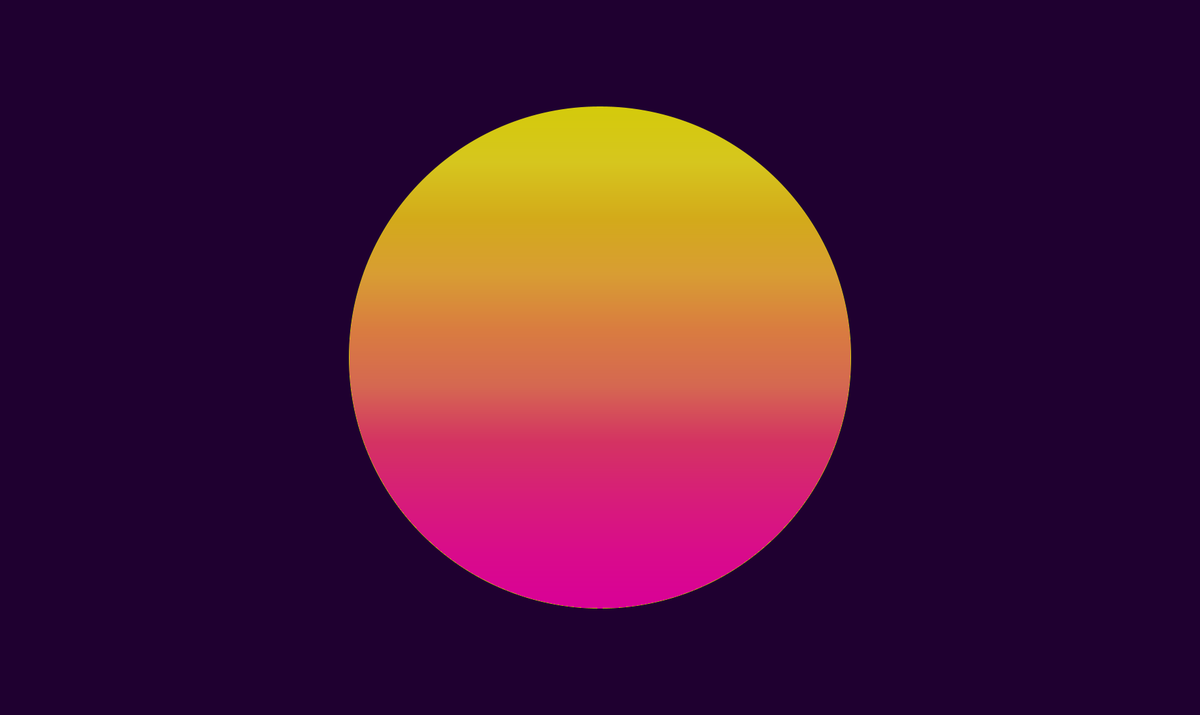
Frame 1 (no input)
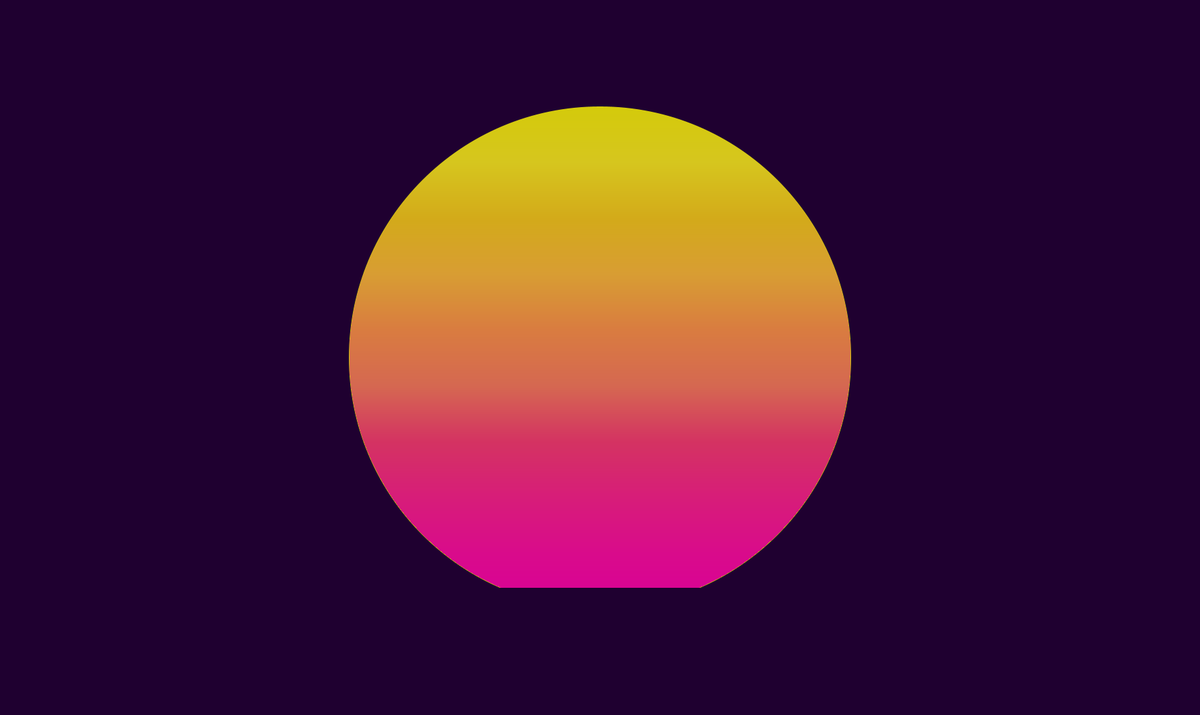
Frame 60 (the mouse pressed at the canvas centre just before this capture)
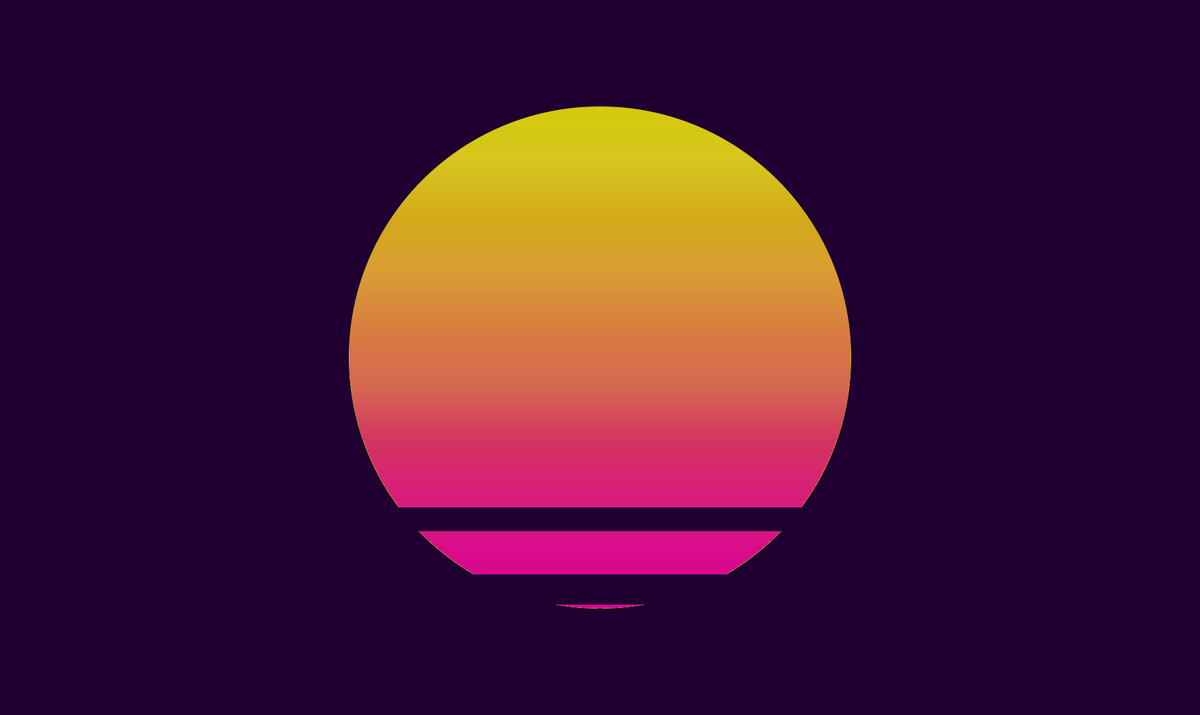
Frame 120 (the mouse held since frame 60 and released just before this capture)

The Processing sketch that drew these frames (run headless with seeded random() and noise(); from frame 60 on, the mouse is pressed at the canvas centre):

// Processing sketch: RetroSun
// ── RetroSun.pde
float y;
float h; 
float x; 
float w; 
Rectangle rect1;
Rectangle rect2;
Rectangle rect3;
Rectangle rect4;
Rectangle rect5;
ArrayList<Rectangle> rects = new ArrayList<Rectangle>();
color bgColor = color(31, 0, 48);

// RGB colors
color[] sunColors = {
  color(212, 202, 11), 
  color(214, 198, 30), 
  color(211, 170, 26), 
  color(216, 157, 51), 
  color(217, 124, 64), 
  color(213, 104, 81), 
  color(212, 51, 98), 
  color(215, 29, 121), 
  color(217, 11, 139), 
  color(217, 0, 151)
};

void setup() {
  // 1. Set the size of your sketch
size(1792,1068); 
y = width / 2;  
h = 50;
x = width/2 - 750/2;  
w = 2 * 750/2;
rect1 = new Rectangle(x, y+100, w, h); 
rect2 = new Rectangle(x, y+200, w, h);
rect3 = new Rectangle(x, y+300, w, h);
rect4 = new Rectangle(x, y+400, w, h);
rect5 = new Rectangle(x, y+500, w, h);
rects.add(rect1);
rects.add(rect2);
rects.add(rect3);
rects.add(rect4);
rects.add(rect5);
}


void draw() {
  // 2. Draw the bgColor background color
background(bgColor);
  /*
   * PART 1: Drawing the sun
   */
fill(sunColors[0]);
noStroke();
ellipse(width/2, height/2, 750, 750);  
  // Draw an ellipse for the sun in the center of the window
  // Use fill(sunColors[0]) to make it yellow
  // Use noStroke() to remove the black outline

  // Do you see a yellow sun like in the 1st image?
  // If not, fix your code before proceeding.




  /*
   * PART 2: Drawing a color gradient on the sun
   *
   * This will make the sun have gradually different colors from the 
   * top to bottom
   */

  // Call the loadPixels() method to put all the pixel colors into
  // the pixels[] array
  // https://processing.org/reference/loadPixels_.html
loadPixels();
  // Loop through all the pixels in your window.
  // By default, a pixel is a 1x1 colored square, so if the window width is 600 
  // and the height is 400 (600x400), then there are 600 * 400 = 240,000 pixels 
for (int i = 0; i < pixels.length; i++) {
  if(pixels[i] == sunColors[0])  {
  int y = i / width;
  float step = map(y, height/2-375, height/2+375, 0, 1);
  pixels[i] = interpolateColor(sunColors, step);
}
}
updatePixels();

    // We want to change the color of our sun so use an if statement
    // to check if the pixel is the color of the yellow circle. 

      // If it's the same color we need to map the pixel to a
      // color in our sunColors[] array (see 2nd gradient image)

      // The top of the sun is yellow (sunColors[0]) and the bottom
      // of the sun is red (sunColors[sunColors.length - 1]

      // In order to get the right color, the y value from the top of
      // the sun to the bottom has to be mapped to a range from 0 to 1.
      // Use the map() function to do that:
      // int y = i / width;
      // float step = map(y, sunTopY, sunBottomY, 0, 1);

      // Call interpolateColor(sunColors, step) and save the color
      // variable that's returned

      // Set pixels[i] to the returned color 


  // Call updatePixels() after your loop through all the pixels to
  // update the pixel colors
  // https://processing.org/reference/updatePixels_.html

  /*
   * PART 3: Drawing the missing sections at the bottom of the sun
   *
   * The missing parts of the sun are created by drawing rectangles
   * over the sun with the same color as the background.
   */

  // Set the fill color to the background color

  // To draw each rectangle we need to find its x, y, width, height
  // *The y position can be any value within the sun:
  //   float y = width / 2;
  // *The height can be any value you choose:
  //   float h = 40;
  // *The x position can be the center of the sun's x position minus the radius:
  //   float x = sunCenterX - sunRadius
  // * The width can be 2 times the radius
  //   float w = 2 * sunRadius

  // Do you see a section missing from the sun like in the 3rd image?
for (int i = 0; i < rects.size(); i++){
rects.get(i).draw();  
rects.get(i).update();
}

/*
   * PART 4: Moving the missing sun sections
   *
   * To move a section upwards each rectangle's y value needs to decrease.
   * To make the section get smaller, its height needs to also decrease.
   */

  // Decrease the y variable of the rectangular section created in PART 3.
  // If there isn't a variable, declare a float variable OUTSIDE of the
  // draw function AND initialize it in the setup() function.

  // Do you see the rectangle moving upwards?

  // Pick a y positon to be the location when the sections stop moving up.
  // If the rectangle's y positon is above this, move the rectangle's
  // y position back to the bottom of the sun.

  // Does the rectangle move back to the bottom?

  // Decrease the the height of the rectangle as it moves upwards.
  // Similar to the y positon, a float variable for the height needs to be
  // created if it doesn't already exist.

  // Adjust the amount to decrease so that it disappears close to the top.

  // Add code to reset the height of the rectangle when it moves back to
  // the bottom of the sun.



  /*
   * PART 5: Managing the missing sun sections
   *
   * Using a list to manage moving multiple missing sun sections 
   */

  // Figure out how to create the other missing sun sections using the
  // code you wrote for the 1 missing sun section.
  // *HINT* You can use the Rectangle class defined below to create
  //        a list of Rectangles.


  /*
   * PART 6: Adding extras
   *
   * If you want to make your retro sun look more unique, try adding
   * reflections and stars.
   * See the Retro Sun webpage on the League level 3 website
   * for example code and classes.
   */
}

// Placed here so it can be used by all classes
// Variable step should be between 0 and 1, inclusive
color interpolateColor(color[] arr, float step) {
  int sz = arr.length;

  if (sz == 1 || step <= 0.0) {
    return arr[0];
  } else if (step >= 1.0) {
    return arr[sz - 1];
  }

  float scl = step * (sz - 1);
  int i = int(scl);

  return lerpColor(arr[i], arr[i + 1], scl - i);
}

// Feel free to use this class to create a list of missing
// sections in the sun, for example:
// ArrayList<Rectangle> sections = new ArrayList<Rectangle>();
class Rectangle {
  float x, y, w, h;

  Rectangle(float x, float y, float w, float h) {
    //max height 50, min height 1, bottom is height/2+375, top height is height/2-130
    this.x = x;
    this.y = y;
    this.w = w;
    this.h = h;
  }
void draw() {
//drwaing the rectangle
fill(bgColor);
rect(x, y, w, h);



}
  
void update() {
//size of rectangle
y-=2; 
if(y <= height/2-130){
y = height/2+375;
}
h = map(y, height/2-130, height/2+375, 1, 50);


  
} 
}
